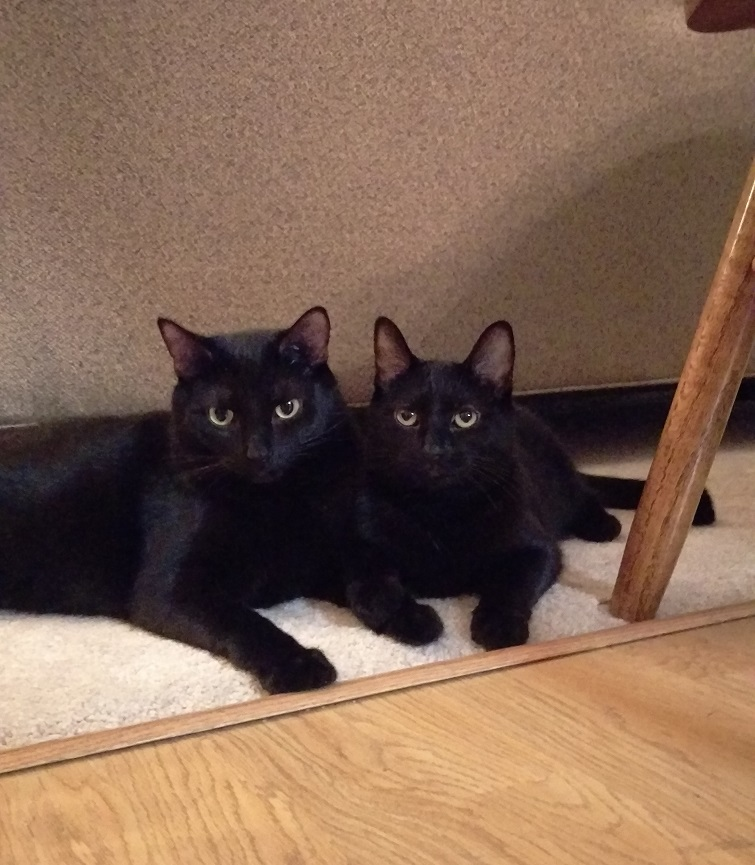
#> input picture ImageWork/imageWork/SiriusAndViolet.jpg, 755 x 865 px
$ python main.py
#> lines starting #> are read from the running program, lines starting #| are printed output that depends on the picture
### ImageWork/imageWork/image_functions.py
'''
Created on Jul 14, 2021

@author: keyas
'''
from PIL import Image, ImageFilter, ImageDraw, ImageFont
import os, sys
import requests
from io import BytesIO
from _ast import Try

"""
    Load an image file from disk
    :param filename: The file to load
    :return the image object
"""
def load_image( filename ) :
#> called with filename = 'SiriusAndViolet.jpg'
    try:
        myimage = Image.open(filename)
#> myimage is the input picture: PIL image 755x865 RGB; mean R, G, B 129.2, 101.4, 84
        myimage.load()
        return myimage
    except:
        return None

# [7 lines left out: function save_image, not called in this run]

def blur_image(imageObject):
    # Doesn't look too different but it does blur a little. Depends on the original image
    blurred = imageObject.filter(ImageFilter.BLUR)
    # blurred = imageObject.filter(ImageFilter.EMBOSS)    # This produces dramatic results.
    # blurred = imageObject.filter(ImageFilter.DETAIL)    # Doesn't look much different
    return blurred

### ImageWork/imageWork/main.py
'''
Created on Jul 14, 2021

@author: keyas
'''
from PIL import Image, ImageFilter, ImageDraw, ImageFont
import os, sys
import requests
from io import BytesIO

from image_functions import *

if __name__ == '__main__':

    # open an image file. The default path is where this python module is
    #im = Image.open("SiriusAndViolet.jpg")
    #print(im.width, im.height, im.mode, im.format) # Display some info about the image

    my_image = load_image("SiriusAndViolet.jpg")
    if my_image != None:
        my_image.show(my_image)
    else:
        print("Unable to open file")

    im = Image.open("SiriusAndViolet.jpg")
    im_c = im.crop((200,300,400,500)) # (left, top, right, bottom) it's a tuple!
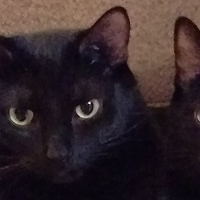
#> im_c: PIL image 200x200 RGB; mean R, G, B 52.4, 39, 42
    im_c.show()

    my_image = blur_image(load_image("SiriusandViolet.jpg"))
    my_image.show()

$ run again, with ImageWork/imageWork/IMAG9758.jpg copied over ImageWork/imageWork/SiriusAndViolet.jpg
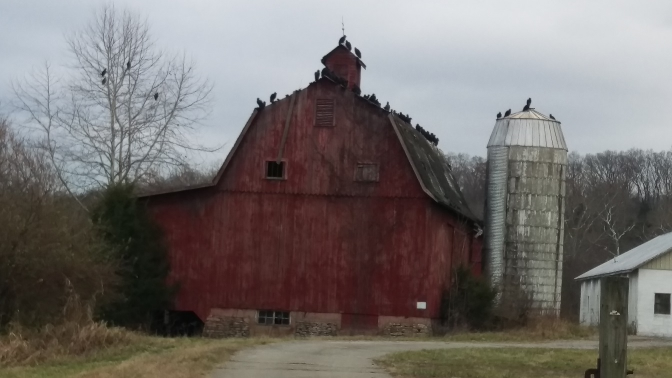
#> input picture ImageWork/imageWork/IMAG9758.jpg, 1344 x 756 px (shown at 1/2 size)
#> in load_image, myimage is the input picture: PIL image 1344x756 RGB; mean R, G, B 116.3, 111, 108.6
#> `im_c = im.crop((200,300,400,500)) # (left, top, right, bottom) it's a ..`:
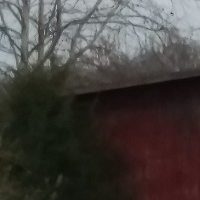
#> im_c: PIL image 200x200 RGB; mean R, G, B 69.9, 65.6, 62.2

$ run again, with ImageWork/imageWork/SiriusLounging.jpg copied over ImageWork/imageWork/SiriusAndViolet.jpg
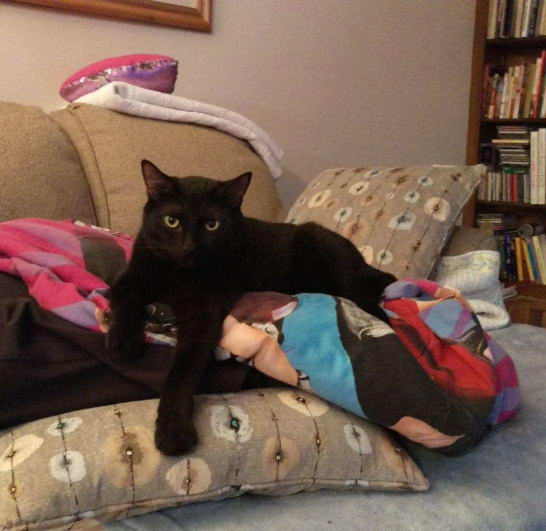
#> input picture ImageWork/imageWork/SiriusLounging.jpg, 1092 x 1061 px (shown at 1/2 size)
#> in load_image, myimage is the input picture: PIL image 1092x1061 RGB; mean R, G, B 116.8, 93.2, 80.4
#> `im_c = im.crop((200,300,400,500)) # (left, top, right, bottom) it's a ..`:
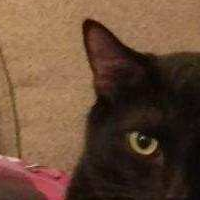
#> im_c: PIL image 200x200 RGB; mean R, G, B 103.5, 74.6, 54.5
